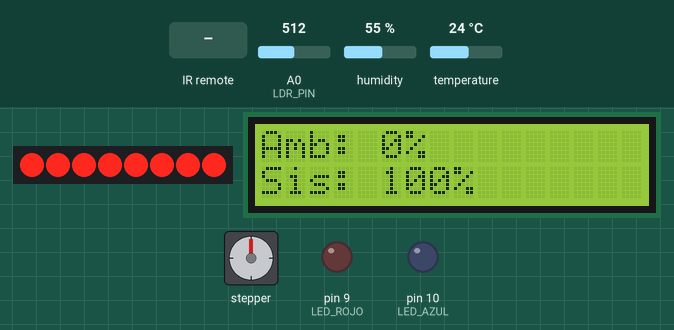
This sketch was run on a simulated Arduino Uno, built with avr-gcc and run on an emulated ATmega328P. Shown: 8 shift-register outputs drawn as a row of LEDs (first output left, lit = HIGH), 16×2 character LCD, stepper motor, output pins drawn as LEDs (lit = HIGH). Wiring (from diagram.json): shift register (74HC595): data pin 11; shift clock pin 12; latch pin 13; row of LEDs: on Q0, Q1, Q2, Q3, Q4, Q5, Q6, Q7. The test bench sets the inputs (shaded band); at power-on: A0 (LDR_PIN) = 512, temperature 24 °C, humidity 55 %. Stepper angles assume 3200 steps per turn; pins used as bus, display or sensor lines are not drawn; what the sketch prints to the serial monitor is not drawn.

Above: at 1.3 s.
1.4 s: A0 (LDR_PIN) set to 93
At 2.1 s:
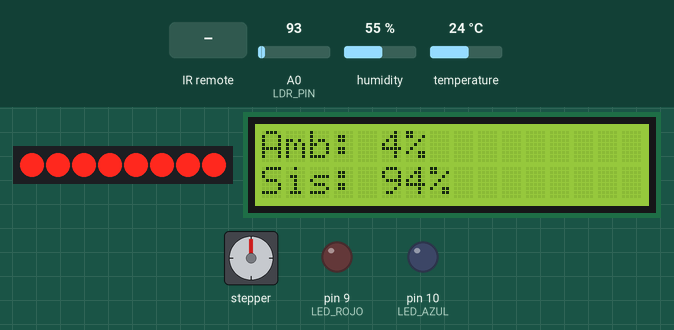
6.5 s: A0 (LDR_PIN) set to 78
At 7.1 s:
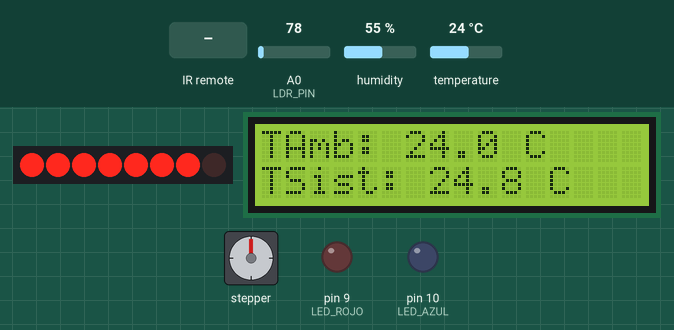
11.5 s: temperature set to 12 °C
At 14.6 s:
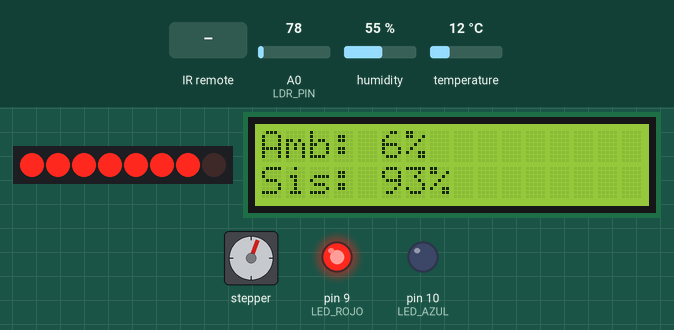
14.7 s: infrared code 0xFD02FF00 received
At 15.42 s:
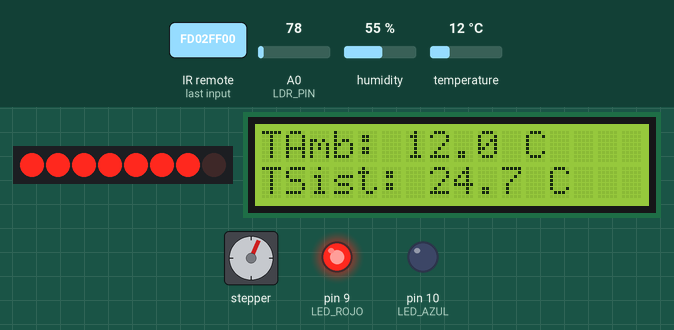
16.7 s: A0 (LDR_PIN) set to 44
18.4 s: A0 (LDR_PIN) set to 38
At 20.9 s:
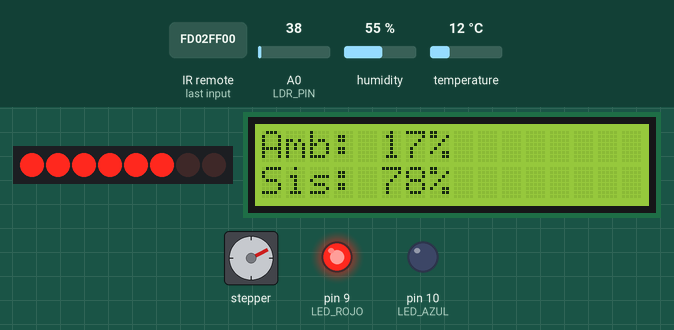
Timing chart, 0 to 21.6 s (numbered marks = the images above; inputs shaded):
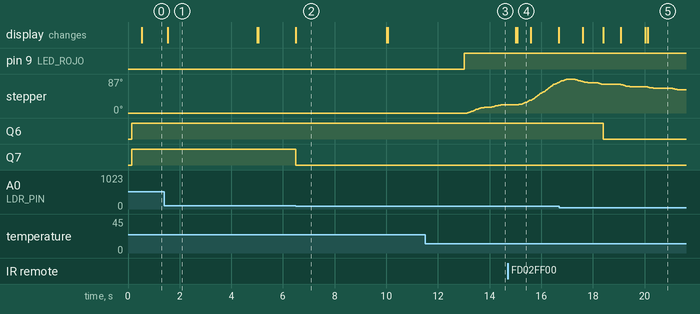

Measured:
- the behaviour switches between 87 and 86 on A0 (LDR_PIN) (found by bisection; images 1 and 2)
- the behaviour switches between 42 and 41 on A0 (LDR_PIN) (found by bisection; images 4 and 5)
- after the input at 6.5 s, the display: changes at once (image 2)
- after the input at 11.5 s, pin 9 (LED_ROJO): LOW → HIGH after 1.5 s; stepper: keeps turning clockwise at about 16°/s, starting after 1.6 s
- after the input at 18.4 s, the display: first changes at once (image 5 shows a later state)
- what the display in image 1 shows lasts 3.5 s, from 1.5 s to 5.0 s

The sketch:

sketch.ino
```cpp
#include "ControlTemperatura.h"
#include "MotorPaso.h"
#include "ControlIluminacion.h"
#include <LiquidCrystal_I2C.h>
#include "ComunicacionIR.h"


LiquidCrystal_I2C lcd(0x27, 16, 2);

void setup() {
  Serial.begin(115200);
  setupControlTemperatura();
  setupMotor();
  setupControlIluminacion();
  lcd.init();
  lcd.backlight();
  setupComunicacionIR();
}

void loop() {
  static unsigned long lastSwitch = 0;
  static unsigned long lastDisplayUpdate = 0;
  static bool mostrarIluminacion = true;
  const unsigned long displayUpdateInterval = 500;  // actualizar cada 500 ms
  loopComunicacionIR();

  // Alternar pantalla cada 5 segundos
  if (millis() - lastSwitch > 5000) {
    lcd.clear();
    mostrarIluminacion = !mostrarIluminacion;
    lastSwitch = millis();

  }

  // Actualizar hardware
  loopControlTemperatura();
  loopControlIluminacion();

  int pwmFrio = getPWMFrio();
  int pwmCalor = getPWMCalor();
  digitalWrite(LED_AZUL, pwmFrio > 0 ? HIGH : LOW);
  digitalWrite(LED_ROJO, pwmCalor > 0 ? HIGH : LOW);
  setPWMFrio(pwmFrio);
  setPWMCalor(pwmCalor);
  actualizarValvulas();

  // Mostrar datos cada 500 ms, sin limpiar LCD constantemente
  if (millis() - lastDisplayUpdate > displayUpdateInterval) {
    lastDisplayUpdate = millis();
    if (mostrarIluminacion) {
      mostrarDatosIluminacion();
    } else {
      mostrarDatosTemperatura();
    }
  }
}
```

ComunicacionIR.cpp
```cpp
#include "ComunicacionIR.h"
#include <IRremote.h>

#define PIN_IR 8
extern float tempDeseada;

IRrecv receptorIR(PIN_IR);
decode_results resultado;

void setupComunicacionIR() {
  IrReceiver.begin(PIN_IR, ENABLE_LED_FEEDBACK);
}

void loopComunicacionIR() {
  if (IrReceiver.decode()) {
    unsigned long valor = IrReceiver.decodedIRData.decodedRawData;
    Serial.print("Código IR recibido: ");
    Serial.println(valor, HEX);

    switch (valor) {
      case 0xFD02FF00:  // Botón signo +
        Serial.println("Botón +: subir +1°C");
        if (tempDeseada < 35.0) {
          tempDeseada += 1.0;
          Serial.print("Nueva temperatura deseada: ");
          Serial.println(tempDeseada);
        }
        break;

      case 0x6798FF00:  // Botón signo -
        Serial.println("Botón -: bajar -1°C");
        if (tempDeseada > 15.0) {
          tempDeseada -= 1.0;
          Serial.print("Nueva temperatura deseada: ");
          Serial.println(tempDeseada);
        }
        break;
    }

    IrReceiver.resume(); // Preparar para siguiente código IR
  }
}
```

ComunicacionIR.h
```cpp
// ComunicacionIR.h
#ifndef COMUNICACION_IR_H
#define COMUNICACION_IR_H

void setupComunicacionIR();
void loopComunicacionIR();

#endif
```

ControlIluminacion.cpp
```cpp
#include "ControlIluminacion.h"
#include <LiquidCrystal_I2C.h>

extern LiquidCrystal_I2C lcd;


const int maxLEDs = 8;
const float luxObjetivo = 60000.0; // 80% de iluminación (en lux)

void setupControlIluminacion() {
  pinMode(LATCH_PIN, OUTPUT);
  pinMode(CLOCK_PIN, OUTPUT);
  pinMode(DATA_PIN, OUTPUT);
  pinMode(LDR_PIN, INPUT);

  lcd.init();
  lcd.backlight();
  lcd.clear();
  lcd.setCursor(0, 0);
  lcd.print("Iluminacion...");
}

float medirLux() {
  int analogValue = analogRead(LDR_PIN);
  float voltage = analogValue / 1024.0 * 5.0;
  if (voltage >= 5.0) voltage = 4.99; // para evitar division por 0
  float resistance = 2000.0 * voltage / (1.0 - voltage / 5.0);
  float lux = pow(50e3 * pow(10, 0.7) / resistance, 1.0 / 0.7);
  return lux;
}

void loopControlIluminacion() {
  float lux = medirLux();

  float iluminacionAmbientePercent = (lux / luxObjetivo) * 100.0;
  iluminacionAmbientePercent = constrain(iluminacionAmbientePercent, 0, 100);

  // Calcular cuánto falta para llegar al 80%
  float iluminacionFaltante = 80.0 - iluminacionAmbientePercent;
  if (iluminacionFaltante < 0) iluminacionFaltante = 0;

  // Mapeo para LEDs
  int numLEDs = (int)round((iluminacionFaltante / 80.0) * maxLEDs);
  numLEDs = constrain(numLEDs, 0, maxLEDs);

  // Crear el byte para los LEDs
  uint8_t leds = 0;
  for (int i = 0; i < numLEDs; i++) {
    leds |= (1 << i);
  }

  // Enviar datos al registro de desplazamiento
  digitalWrite(LATCH_PIN, LOW);
  shiftOut(DATA_PIN, CLOCK_PIN, MSBFIRST, leds);
  digitalWrite(LATCH_PIN, HIGH);
}

void mostrarDatosIluminacion() {
  float lux = medirLux();
  float iluminacionAmbientePercent = (lux / luxObjetivo) * 100.0;
  iluminacionAmbientePercent = constrain(iluminacionAmbientePercent, 0, 100);

  lcd.setCursor(0, 0);
  lcd.print("Amb: ");
  lcd.print(iluminacionAmbientePercent, 0);
  lcd.print("%   ");

  // Cuántos LEDs están encendidos
  float iluminacionFaltante = 80.0 - iluminacionAmbientePercent;
  if (iluminacionFaltante < 0) iluminacionFaltante = 0;
  float iluminacionSistemaPercent = (iluminacionFaltante / 80.0) * 100.0;

  lcd.setCursor(0, 1);
  lcd.print("Sis: ");
  lcd.print(iluminacionSistemaPercent, 0);
  lcd.print("%   ");
}
```

ControlIluminacion.h
```cpp
#ifndef CONTROL_ILUMINACION_H
#define CONTROL_ILUMINACION_H

#include <Arduino.h>

// Pines
#define LDR_PIN A0
#define LATCH_PIN 13
#define CLOCK_PIN 12
#define DATA_PIN 11

// Inicialización
void setupControlIluminacion();

// Bucle de control
void loopControlIluminacion();

// Valor proporcional inverso (0-255)
uint8_t getPWMIluminacion();

void mostrarDatosIluminacion();

#endif
```

ControlTemperatura.cpp
```cpp
#include <Arduino.h>
#include "ControlTemperatura.h"
#include <DHT.h>  // Sensor DHT22
#include <LiquidCrystal_I2C.h>

extern LiquidCrystal_I2C lcd;

// Pines y configuración del sensor
#define DHTPIN 2
#define DHTTYPE DHT22
DHT dht(DHTPIN, DHTTYPE);

// Variables de control de temperatura
float tempDeseada = 25.0;
float tempReal = 0.0;
float tempInterna = 25.0; // Inicia en equilibrio

const float limiteMinimo = tempDeseada - 3.0;
const float limiteMaximo = tempDeseada + 3.0;

const float gananciaProceso = 0.5; // 0.5 ºC cada 500ms a PWM 255
const float gananciaK = 20.0;       // Ganancia proporcional

int pwmCalor = 0;
int pwmFrio = 0;

// Temporizadores
unsigned long lastSensorRead = 0;
unsigned long lastProcesoUpdate = 0;

const unsigned long sensorInterval = 1000;    // Leer cada 1 segundo
const unsigned long procesoInterval = 500;    // Actualizar temp cada 500 ms

void setupControlTemperatura() {
  dht.begin();
}

void loopControlTemperatura() {
  unsigned long currentMillis = millis();

  // 1. Lectura del sensor
  if (currentMillis - lastSensorRead >= sensorInterval) {
    lastSensorRead = currentMillis;
    tempReal = dht.readTemperature();

    if (isnan(tempReal)) {
      tempReal = tempInterna; // fallback en caso de error
    }

    // 2. Control proporcional sin histéresis
    if (tempReal > limiteMaximo) {
      pwmFrio = (int)( (tempInterna - tempDeseada) * 255.0 * gananciaK / 100.0);
      pwmFrio = constrain(pwmFrio, 0, 255);
      pwmCalor = 0;
    } else if (tempReal < limiteMinimo) {
      pwmCalor = (int)( (tempDeseada - tempInterna) * 255.0 * gananciaK / 100.0);
      pwmCalor = constrain(pwmCalor, 0, 255);
      pwmFrio = 0;
    } else {
      pwmFrio = 0;
      pwmCalor = 0;
    }
  }

  // 3. Simulación de la evolución térmica del sistema
  if (currentMillis - lastProcesoUpdate >= procesoInterval) {
    lastProcesoUpdate = currentMillis;

    // Cambios de temperatura por acción de válvulas
    float cambioCalor = gananciaProceso * (pwmCalor / 255.0);
    float cambioFrio = gananciaProceso * (pwmFrio / 255.0);

    tempInterna += cambioCalor;
    tempInterna -= cambioFrio;

    // Influencia ambiental
    float diffAmbiente = tempReal - tempInterna;
    tempInterna += diffAmbiente * 0.005;

    // Depuración
    Serial.print("TempReal: "); Serial.print(tempReal);
    Serial.print(" | TempSist: "); Serial.print(tempInterna);
    Serial.print(" | Calor: "); Serial.print(pwmCalor);
    Serial.print(" | Frio: "); Serial.println(pwmFrio);
  }
}

// Getters
int getPWMCalor() {
  return pwmCalor;
}

int getPWMFrio() {
  return pwmFrio;
}

float getTemperaturaAmbiente() {
  return tempReal;
}

float getTemperaturaInterna() {
  return tempInterna;
}

float getTemperaturaDeseada() {
  return tempDeseada;
}

void mostrarDatosTemperatura() {
  float t = getTemperaturaAmbiente();
  float tint = getTemperaturaInterna();
  lcd.setCursor(0, 0);
  lcd.print("TAmb: ");
  lcd.print(t, 1);
  lcd.print(" C    ");

  lcd.setCursor(0, 1);
  lcd.print("TSist: ");
  lcd.print(tint, 1);
  lcd.print(" C    ");
}
```

ControlTemperatura.h
```cpp
#ifndef CONTROL_TEMPERATURA_H
#define CONTROL_TEMPERATURA_H

void setupControlTemperatura();
void loopControlTemperatura();
void mostrarDatosTemperatura();


int getPWMCalor();
int getPWMFrio();
float getTemperaturaAmbiente();
float getTemperaturaInterna();
float getTemperaturaDeseada();

#endif
```

MotorPaso.cpp
```cpp
#include "MotorPaso.h"
#include <AccelStepper.h>

// Instancia de motores
AccelStepper stepperFrio(AccelStepper::DRIVER, STEP_PIN_FRIO, DIR_PIN_FRIO);
AccelStepper stepperCalor(AccelStepper::DRIVER, STEP_PIN_CALOR, DIR_PIN_CALOR);

// Ángulos actuales
static float angleFrio = 0.0;
static float angleCalor = 0.0;

void setupMotor() {
  // Configuración motores
  stepperFrio.setMaxSpeed(2000);
  stepperFrio.setAcceleration(800);
  stepperFrio.setCurrentPosition(0);

  stepperCalor.setMaxSpeed(2000);
  stepperCalor.setAcceleration(800);
  stepperCalor.setCurrentPosition(0);

  // Pines de LED como salida (controlados externamente)
  pinMode(LED_AZUL, OUTPUT);
  pinMode(LED_ROJO, OUTPUT);
  digitalWrite(LED_AZUL, LOW);
  digitalWrite(LED_ROJO, LOW);

  // Inicialización de ángulos
  angleFrio = 0.0;
  angleCalor = 0.0;
}

void moveToAngleFrio(float angle) {
  angle = constrain(angle, 0, 359);
  if (angle != angleFrio) {
    long pasos = (long)((angle / 359.0) * stepsPerRev);
    stepperFrio.moveTo(pasos);
    angleFrio = angle;
  }
}

void moveToAngleCalor(float angle) {
  angle = constrain(angle, 0, 359);
  if (angle != angleCalor) {
    long pasos = (long)((angle / 359.0) * stepsPerRev);
    stepperCalor.moveTo(pasos);
    angleCalor = angle;
  }
}

void setPWMFrio(int pwmFrio) {
  pwmFrio = constrain(pwmFrio, 0, 255);
  float angle = (pwmFrio / 255.0) * 359.0;
  moveToAngleFrio(angle);
}

void setPWMCalor(int pwmCalor) {
  pwmCalor = constrain(pwmCalor, 0, 255);
  float angle = (pwmCalor / 255.0) * 359.0;
  moveToAngleCalor(angle);
}

void actualizarValvulas() {
  if (stepperFrio.distanceToGo() != 0) {
    stepperFrio.run();
  }

  if (stepperCalor.distanceToGo() != 0) {
    stepperCalor.run();
  }
}
```

MotorPaso.h
```cpp
#ifndef MOTORPASO_H
#define MOTORPASO_H

#include <Arduino.h>
#include <AccelStepper.h>

// Pines de motor
const int STEP_PIN_FRIO  = 3;
const int DIR_PIN_FRIO   = 4;
const int STEP_PIN_CALOR = 5;
const int DIR_PIN_CALOR  = 6;

// LED indicador (opcional)
const int LED_AZUL = 10;
const int LED_ROJO = 9;

// Motor: 1.8° con 1/16 microstepping = 3200 pasos por vuelta
const float stepsPerRev = 3200.0;

// Declaración de los motores (definidos en .cpp)
extern AccelStepper stepperFrio;
extern AccelStepper stepperCalor;

// Inicialización
void setupMotor();

// Movimiento a ángulo deseado
void moveToAngleFrio(float angle);
void moveToAngleCalor(float angle);

// PWM → ángulo
void setPWMFrio(int pwmFrio);
void setPWMCalor(int pwmCalor);

// Ejecutar movimientos
void actualizarValvulas();

#endif
```
